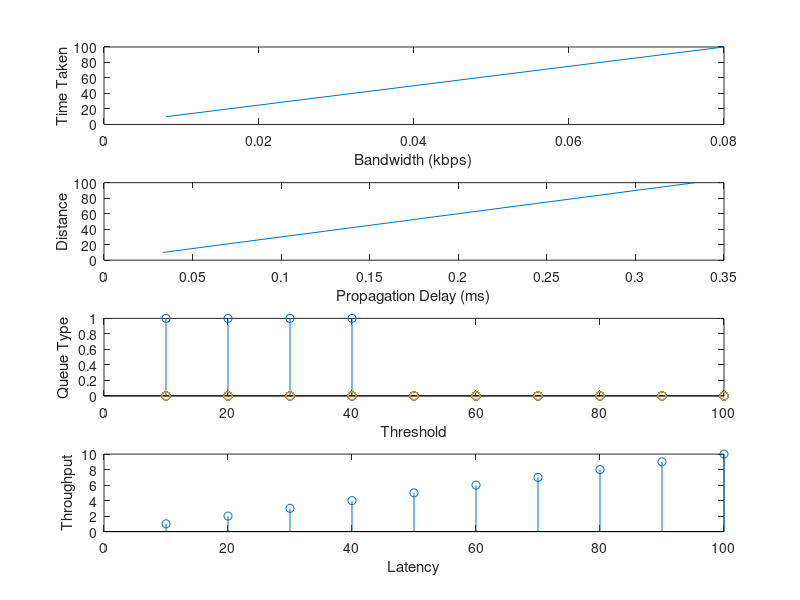

Recreate this plot in MATLAB.
dataSize = 100:100:1000;
timeTaken = 10:10:100;
distance = 10:10:100;
speedOfLight = 299792:1:299802;
queueLength = 45;
threshold = 10:10:100;
Bandwidth = zeros(10);
propagationDelay = zeros(10);
answer = zeros(10);
queueType = cell(1,10);
throghput = zeros(10);
latency  = zeros(10);

for x = 1:10
    Bandwidth = (dataSize * 8) / (timeTaken(x) * 1000); 
end 

for y = 1:10
    propagationDelay = (distance * 1000) / (speedOfLight(y)-y+1);  
end

for x = 1:10
    if queueLength > threshold(x)
        queueType{x} = "Congested";
        answer(x) = 1;
    else
        queueType{x} = "Not Congested";
        answer(x) = 0;
    end
end

for i = 1:10
    latency = (dataSize * 8)/(Bandwidth(i) *1000);
end

for i = 1:10
    throughput = dataSize/timeTaken(i);
end

for i = 1:10
    jitter = latency/throughput(i);
end

disp('Bandwidth (kbps): ');
disp(Bandwidth);
disp('Propagation Delay (ms): ');
disp(propagationDelay);
disp('Queue Type: ');
disp(queueType);
disp("Latency (ms):");
disp(latency);
disp("Throughput");
disp(throughput);
disp("Jitter (bits/ms)");
disp(jitter);


subplot(4,1,1);
plot(Bandwidth, timeTaken);
xlabel('Bandwidth (kbps)');
ylabel('Time Taken');

subplot(4,1,2);
plot(propagationDelay, distance);
xlabel('Propagation Delay (ms)');
ylabel('Distance');

subplot(4,1,3);
stem(threshold, answer);
xlabel('Threshold');
ylabel('Queue Type');

subplot(4,1,4);
stem(latency, throughput);
xlabel('Latency');
ylabel('Throughput');